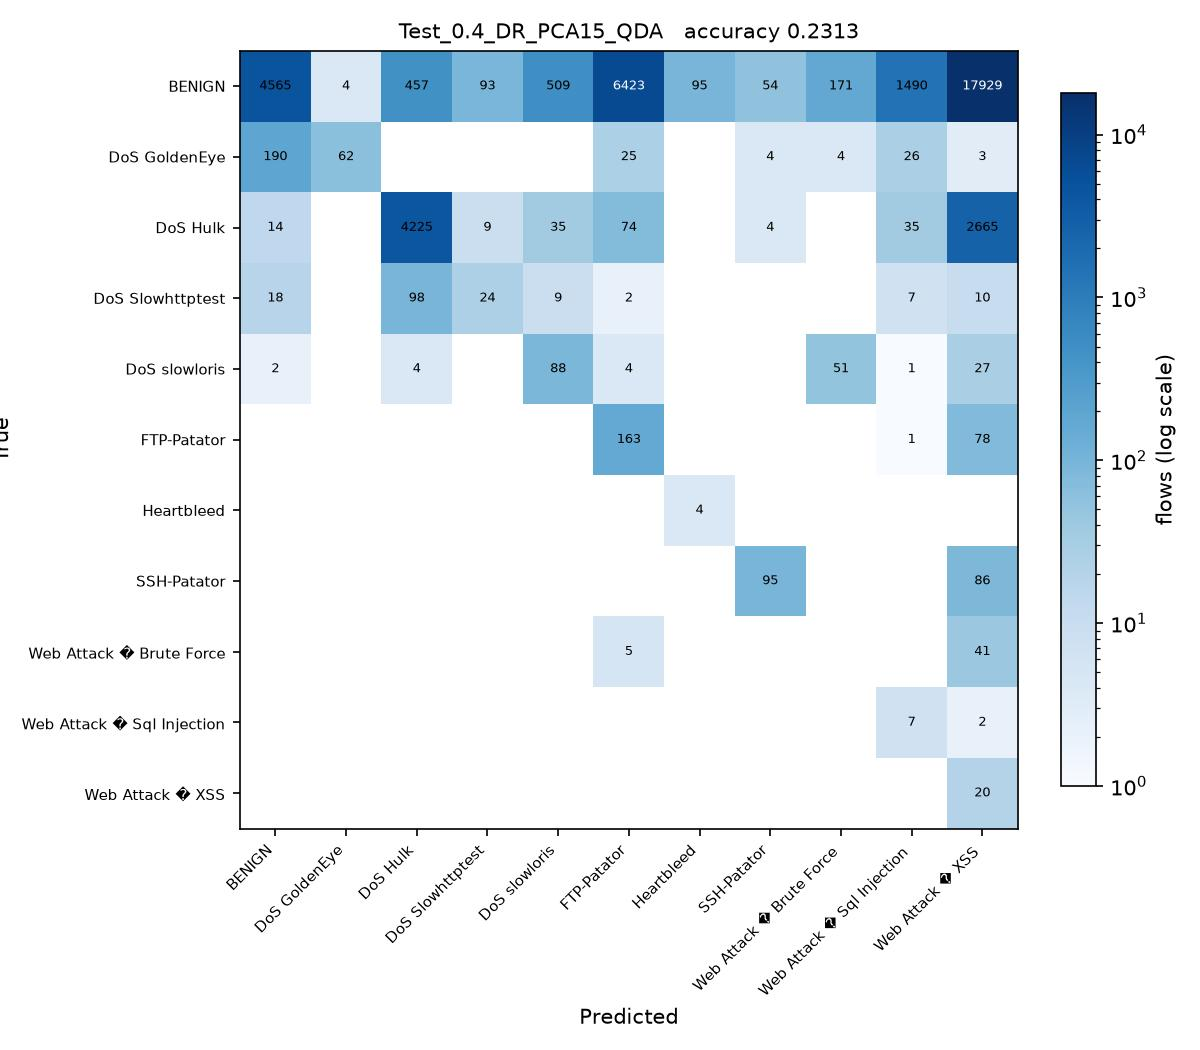

This figure's Python source:
# Test_0.4_DR_PCA15_QDA.py
#
# Test size 0.4  |  PCA, 15 components  |  Quadratic Discriminant Analysis (sheet #17)
#
# This is SGDC_60_40.py with the changes marked CHANGE below and nothing else.

import os
from pathlib import Path

# CHANGE 1: find the folder holding the three CSV files and run from there, so
# the plain file names below resolve no matter where this script is started
# from or how deeply it sits inside the project folder.
HERE = Path(__file__).resolve().parent
for PROJECT in [HERE, *HERE.parents]:
    if (PROJECT / 'Tuesday-WorkingHours.pcap_ISCX.csv').exists():
        os.chdir(PROJECT)
        break
else:
    raise SystemExit('Put this folder inside the folder that holds the three '
                     'CIC-IDS2017 CSV files, then run the script again.')
import numpy as np
import pandas as pd

df1 = pd.read_csv('Tuesday-WorkingHours.pcap_ISCX.csv', low_memory=True)
df2 = pd.read_csv('Wednesday-workingHours.pcap_ISCX.csv', low_memory=True)
df3 = pd.read_csv('Thursday-WorkingHours-Morning-WebAttacks.pcap_ISCX.csv', low_memory=True)

dataset = pd.concat([df1, df2, df3], ignore_index=True)

dataset.columns = dataset.columns.str.strip()

# CHANGE 2: a stratified sample of 100000 flows, the same for every run.
# Gradient Boosting builds one tree per class per stage on a single core, so all
# 1.3 million flows would take hours per script. At least 50 flows of every
# class are kept, so the rare attacks stay in the split.
label = dataset.columns[-1]
dataset = pd.concat(
    [g.sample(n=min(len(g), max(50, round(100000 * len(g) / len(dataset)))), random_state=0)
     for _, g in dataset.groupby(label)],
    ignore_index=True
)

X = dataset.iloc[:, :-1]
y = dataset.iloc[:, -1]

X = X.apply(pd.to_numeric, errors='coerce')

X.replace([np.inf, -np.inf], np.nan, inplace=True)

from sklearn.impute import SimpleImputer

imputer = SimpleImputer(missing_values=np.nan, strategy='mean')
X = imputer.fit_transform(X)

from sklearn.preprocessing import LabelEncoder

labelencoder_y = LabelEncoder()
y = labelencoder_y.fit_transform(y)

from sklearn.model_selection import train_test_split

X_train, X_test, y_train, y_test = train_test_split(
    X,
    y,
    test_size=0.4,   # CHANGE 3: test size
    random_state=0,
    stratify=y
)

# CHANGE 4: PCA, from PCA_LDA_KErnel_PCA_CODE.pdf (fit only on training data)
from sklearn.decomposition import PCA

pca = PCA(n_components=15)
X_train = pca.fit_transform(X_train)
X_test = pca.transform(X_test)

# CHANGE 5: Quadratic Discriminant Analysis (sheet #17) in place of SGDClassifier
from sklearn.discriminant_analysis import QuadraticDiscriminantAnalysis

# Heartbleed has only 11 flows, so a class can have fewer training rows
# than there are components and its covariance cannot be estimated.
# Shrinkage fixes that; the default solver does not support it.
classifier = QuadraticDiscriminantAnalysis(
    solver='eigen',
    shrinkage=0.1
)

classifier.fit(X_train, y_train)

y_pred = classifier.predict(X_test) 

from sklearn.metrics import confusion_matrix
from sklearn.metrics import accuracy_score
from sklearn.metrics import precision_score
from sklearn.metrics import recall_score
from sklearn.metrics import f1_score
from sklearn.metrics import classification_report

cm = confusion_matrix(y_test, y_pred)

print("Confusion Matrix:\n")
print(cm)

print("\nAccuracy : {:.4f}".format(accuracy_score(y_test, y_pred)))
print("\nPrecision : {:.4f}".format(precision_score(y_test, y_pred, average='weighted')))
print("\nRecall : {:.4f}".format(recall_score(y_test, y_pred, average='weighted')))
print("\nF1 Score : {:.4f}".format(f1_score(y_test, y_pred, average='weighted')))

print("\nClassification Report:\n")
print(classification_report(y_test, y_pred))

# CHANGE 6: save the confusion matrix as Test_0.4_DR_PCA15_QDA.jpg and record the result
import matplotlib
matplotlib.use('Agg')
import matplotlib.pyplot as plt
from matplotlib.colors import LogNorm

here = HERE                     # the folder this script sits in
names = [str(c) for c in labelencoder_y.classes_]
fig, ax = plt.subplots(figsize=(8, 7))
im = ax.imshow(cm, cmap='Blues', norm=LogNorm(vmin=1))
ax.set_xticks(range(len(names)), names, rotation=45, ha='right', fontsize=7)
ax.set_yticks(range(len(names)), names, fontsize=7)
ax.set_xlabel('Predicted')
ax.set_ylabel('True')
ax.set_title('Test_0.4_DR_PCA15_QDA   accuracy {:.4f}'.format(accuracy_score(y_test, y_pred)), fontsize=10)
for i in range(cm.shape[0]):
    for j in range(cm.shape[1]):
        if cm[i, j]:
            ax.text(j, i, cm[i, j], ha='center', va='center', fontsize=6,
                    color='white' if cm[i, j] > cm.max() / 3 else 'black')
fig.colorbar(im, ax=ax, fraction=0.04, label='flows (log scale)')
fig.tight_layout()
fig.savefig(here / 'Test_0.4_DR_PCA15_QDA.jpg', dpi=150)
plt.close(fig)

row = pd.DataFrame([{
    'Test': 0.4, 'DR': 'PCA15', 'Clas': 'QDA',
    'Acc': round(accuracy_score(y_test, y_pred), 4),
    'Pre': round(precision_score(y_test, y_pred, average='weighted'), 4),
    'Rec': round(recall_score(y_test, y_pred, average='weighted'), 4),
    'F1': round(f1_score(y_test, y_pred, average='weighted'), 4),
    'script': 'Test_0.4_DR_PCA15_QDA',
}])
# one file per run, so several scripts can run at the same time without
# overwriting each other. 21_run_45_mix.py merges them into the Excel sheet.
out = PROJECT / 'results' / 'parts_mix' / 'Test_0.4_DR_PCA15_QDA.csv'
out.parent.mkdir(parents=True, exist_ok=True)
row.to_csv(out, index=False)
